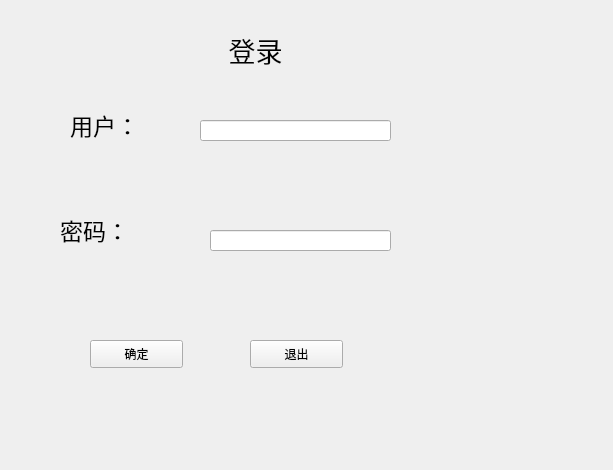
<?xml version="1.0" encoding="UTF-8"?>
<ui version="4.0">
 <class>Form</class>
 <widget class="QWidget" name="Form">
  <property name="geometry">
   <rect>
    <x>0</x>
    <y>0</y>
    <width>613</width>
    <height>470</height>
   </rect>
  </property>
  <property name="windowTitle">
   <string>登录界面</string>
  </property>
  <widget class="QLabel" name="label">
   <property name="geometry">
    <rect>
     <x>70</x>
     <y>100</y>
     <width>131</width>
     <height>51</height>
    </rect>
   </property>
   <property name="font">
    <font>
     <pointsize>17</pointsize>
    </font>
   </property>
   <property name="text">
    <string>&lt;html&gt;&lt;head/&gt;&lt;body&gt;&lt;p&gt;&lt;img src=&quot;:/img/image/user.png&quot;/&gt;用户：&lt;/p&gt;&lt;/body&gt;&lt;/html&gt;</string>
   </property>
  </widget>
  <widget class="QLineEdit" name="user">
   <property name="geometry">
    <rect>
     <x>200</x>
     <y>120</y>
     <width>191</width>
     <height>21</height>
    </rect>
   </property>
   <property name="font">
    <font>
     <family>宋体</family>
     <pointsize>12</pointsize>
     <weight>75</weight>
     <bold>true</bold>
    </font>
   </property>
  </widget>
  <widget class="QPushButton" name="ok">
   <property name="geometry">
    <rect>
     <x>90</x>
     <y>340</y>
     <width>93</width>
     <height>28</height>
    </rect>
   </property>
   <property name="text">
    <string>确定</string>
   </property>
   <property name="icon">
    <iconset resource="../../pythonProject4/my_sql/ui_mysql/imagess.qrc">
     <normaloff>:/img/image/start.png</normaloff>:/img/image/start.png</iconset>
   </property>
  </widget>
  <widget class="QLineEdit" name="password">
   <property name="geometry">
    <rect>
     <x>210</x>
     <y>230</y>
     <width>181</width>
     <height>21</height>
    </rect>
   </property>
   <property name="font">
    <font>
     <family>宋体</family>
     <pointsize>12</pointsize>
     <weight>75</weight>
     <bold>true</bold>
    </font>
   </property>
   <property name="echoMode">
    <enum>QLineEdit::Password</enum>
   </property>
  </widget>
  <widget class="QLabel" name="label_2">
   <property name="geometry">
    <rect>
     <x>60</x>
     <y>200</y>
     <width>141</width>
     <height>61</height>
    </rect>
   </property>
   <property name="font">
    <font>
     <pointsize>17</pointsize>
    </font>
   </property>
   <property name="text">
    <string>&lt;html&gt;&lt;head/&gt;&lt;body&gt;&lt;p&gt;&lt;img src=&quot;:/img/image/alter.png&quot;/&gt;密码：&lt;/p&gt;&lt;/body&gt;&lt;/html&gt;</string>
   </property>
  </widget>
  <widget class="QLabel" name="label_3">
   <property name="geometry">
    <rect>
     <x>190</x>
     <y>20</y>
     <width>131</width>
     <height>61</height>
    </rect>
   </property>
   <property name="text">
    <string>&lt;html&gt;&lt;head/&gt;&lt;body&gt;&lt;p&gt;&lt;span style=&quot; font-size:20pt;&quot;&gt;登录&lt;/span&gt;&lt;/p&gt;&lt;/body&gt;&lt;/html&gt;</string>
   </property>
   <property name="alignment">
    <set>Qt::AlignCenter</set>
   </property>
  </widget>
  <widget class="QPushButton" name="loser">
   <property name="geometry">
    <rect>
     <x>250</x>
     <y>340</y>
     <width>93</width>
     <height>28</height>
    </rect>
   </property>
   <property name="text">
    <string>退出</string>
   </property>
   <property name="icon">
    <iconset resource="../../pythonProject4/my_sql/ui_mysql/imagess.qrc">
     <normaloff>:/img/image/quit.png</normaloff>:/img/image/quit.png</iconset>
   </property>
  </widget>
 </widget>
 <resources>
  <include location="../../pythonProject4/my_sql/ui_mysql/imagess.qrc"/>
 </resources>
 <connections/>
</ui>
